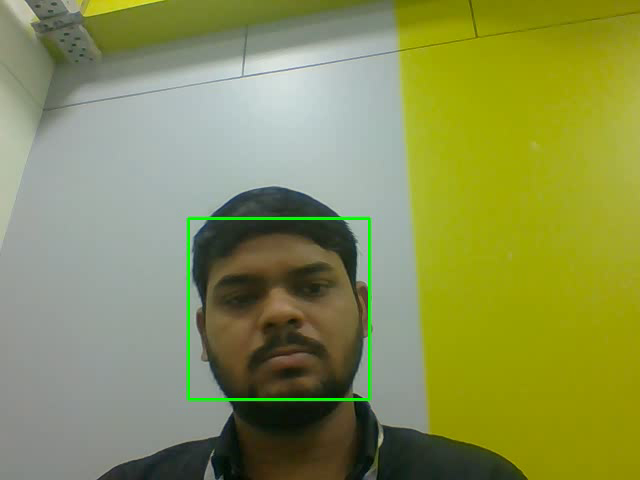
#> input picture frame 12 of 9.Deep_learning/cv/output_face.avi, 640 x 480 px, given in place of the camera
$ jupyter execute face_detection_Project.ipynb   (text cells are left out)
#> lines starting #> are read from the running program, lines starting #| are printed output that depends on the picture; after the words box and inside, x2 and y2 are one past the last pixel; in counts of white or black regions, pixels touching at a corner belong together
[cell 1]
import cv2
import time

# Load the Haar cascade for face detection
face_cascade = cv2.CascadeClassifier(cv2.data.haarcascades + 'haarcascade_frontalface_default.xml')

# Open the webcam (0 = default camera)
cap = cv2.VideoCapture(0)

# Check if camera opened successfully
if not cap.isOpened():
    print("Error: Could not open webcam.")
    exit()

# Define the codec and create VideoWriter object
frame_width = int(cap.get(3))
frame_height = int(cap.get(4))
out = cv2.VideoWriter('output_face.avi', cv2.VideoWriter_fourcc(*'XVID'), 60.0, (frame_width, frame_height))

start_time = time.time()
duration = 30  # seconds

print("Recording started...")

while True:
    ret, frame = cap.read()
#> frame is the input picture: shape (480, 640, 3); mean B, G, R 82.6, 144.8, 136.9
    if not ret:
        break

    # Convert to grayscale for face detection
    gray = cv2.cvtColor(frame, cv2.COLOR_BGR2GRAY)
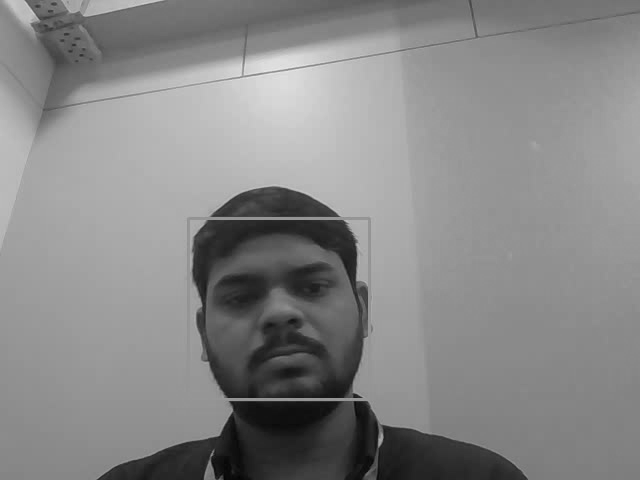
#> gray: shape (480, 640); min 3, max 234, mean 135.3

    # Detect faces
    faces = face_cascade.detectMultiScale(gray, scaleFactor=1.1, minNeighbors=5)
#> faces = [[188, 218, 183, 183]]

    # Draw rectangles around the faces
    for (x, y, w, h) in faces:
        cv2.rectangle(frame, (x, y), (x+w, y+h), (0, 255, 0), 2)
#> this loop made 1 pass
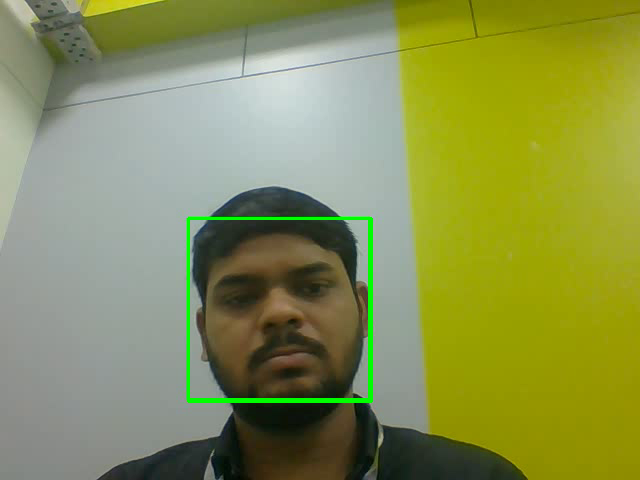
#> frame: shape (480, 640, 3); 0.63% of pixels changed, all inside (x1, y1, x2, y2) = (187, 217, 373, 403)

    # Display the resulting frame
    cv2.imshow('Face Detection', frame)

    # Write the frame to the video file
    out.write(frame)

    # Stop after 10 seconds
    if time.time() - start_time > duration:
        print("Recording finished.")
        break

    # Press 'q' to exit early
    if cv2.waitKey(1) & 0xFF == ord('q'):
#> (key q is pressed here)
        print("Recording stopped by user.")
        break

# Release everything
cap.release()
out.release()
cv2.destroyAllWindows()

[cell 2]
# Import necessary libraries
import cv2
import numpy as np
# Load the pre-trained Haar cascade classifier for face detection
face_cascade = cv2.CascadeClassifier(cv2.data.haarcascades + 'haarcascade_frontalface_default.xml')

# Start capturing video from the webcam
video_capture = cv2.VideoCapture(0)
if not video_capture.isOpened():
    print("Error accessing the camera")
    exit()
# Main loop to process each video frame
while True:
    # Capture frame-by-frame
    ret, frame = video_capture.read()
    if not ret:
        print("Error reading frame from webcam")
        break

    # Convert the captured frame to grayscale
    gray = cv2.cvtColor(frame, cv2.COLOR_BGR2GRAY)

    # Detect faces in the grayscale image
    faces = face_cascade.detectMultiScale(
        gray,
        scaleFactor=1.1,
        minNeighbors=5,
        minSize=(30, 30)
    )

    # Draw a rectangle around each detected face
    for (x, y, w, h) in faces:
        cv2.rectangle(frame, (x, y), (x+w, y+h), (255, 0, 0), 2)
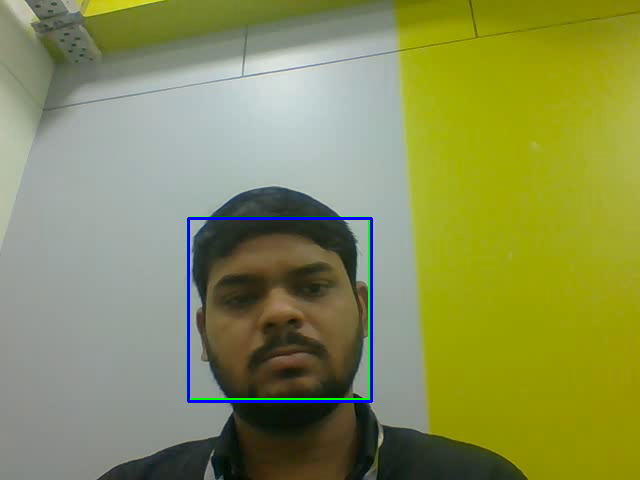
#> frame: shape (480, 640, 3); 0.71% of pixels changed, all inside (x1, y1, x2, y2) = (187, 217, 373, 403)
    # Display the resulting frame
    cv2.imshow('Face Detection', frame)
    # Break the loop if 'q' is pressed
    if cv2.waitKey(1) & 0xFF == ord('q'):
#> (key q is pressed here)
        break

# Release the video capture object and close all windows
video_capture.release()
cv2.destroyAllWindows()

$ run again, starting later in the video
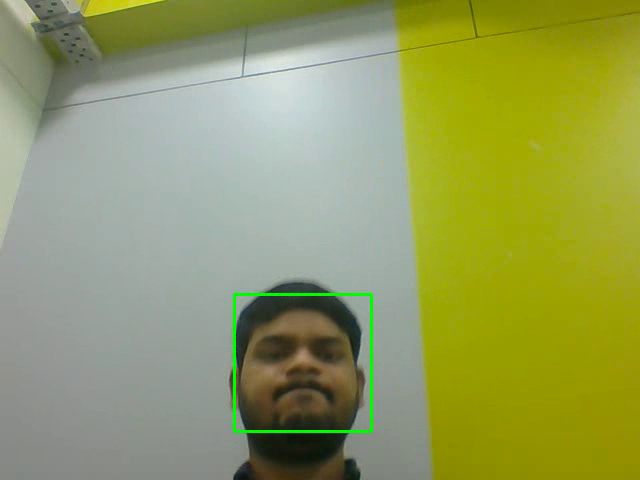
#> input picture frame 54 of 9.Deep_learning/cv/output_face.avi, 640 x 480 px, given in place of the camera
#> frame is the input picture: shape (480, 640, 3); mean B, G, R 94, 156.2, 147.7
#> faces = [[233, 293, 138, 138]]
#> the loop `for (x, y, w, h) in faces:` made 1 pass
#> after the loop `for (x, y, w, h) in faces:`:
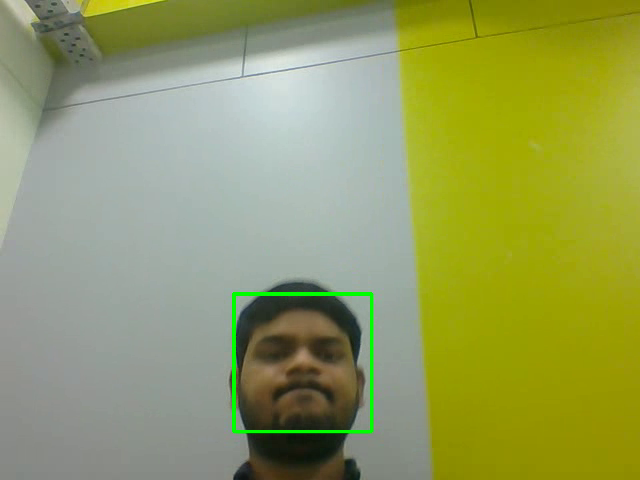
#> frame: shape (480, 640, 3); 0.52% of pixels changed, all inside (x1, y1, x2, y2) = (232, 292, 373, 433)
#> after the loop `for (x, y, w, h) in faces:`:
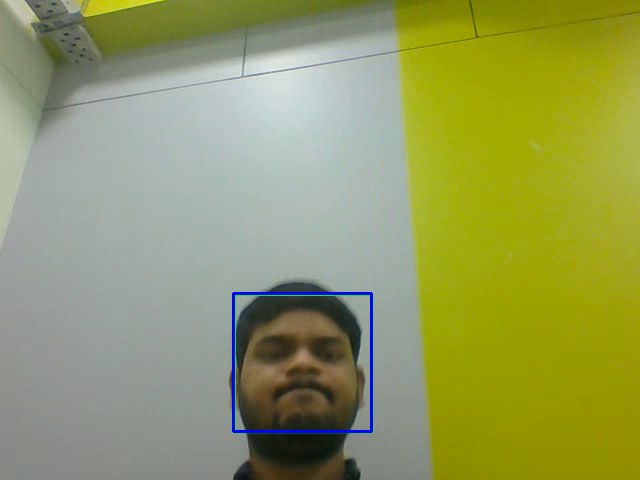
#> frame: shape (480, 640, 3); 0.54% of pixels changed, all inside (x1, y1, x2, y2) = (232, 292, 373, 433)

$ run again, starting later in the video
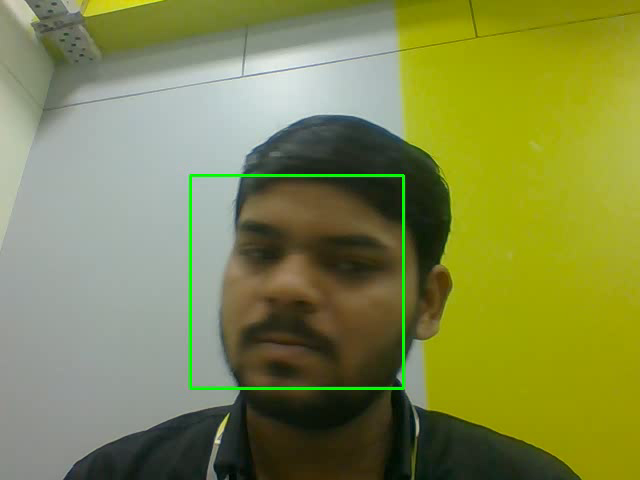
#> input picture frame 96 of 9.Deep_learning/cv/output_face.avi, 640 x 480 px, given in place of the camera
#> frame is the input picture: shape (480, 640, 3); mean B, G, R 74.5, 136.1, 129
#> faces = [[192, 179, 205, 205]]
#> the loop `for (x, y, w, h) in faces:` made 1 pass
#> after the loop `for (x, y, w, h) in faces:`:
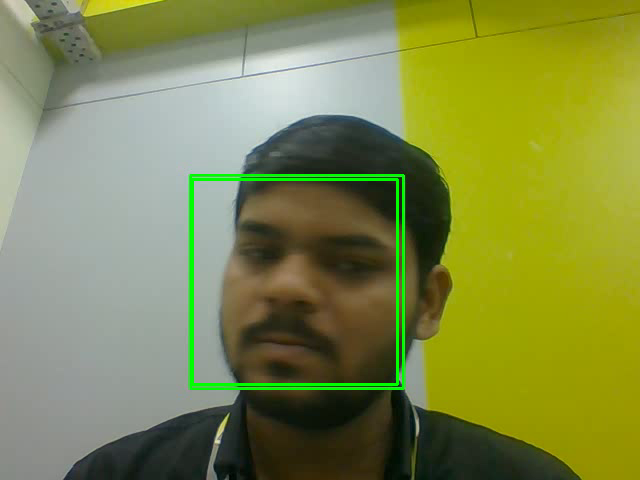
#> frame: shape (480, 640, 3); 0.78% of pixels changed, all inside (x1, y1, x2, y2) = (191, 178, 399, 386)
#> after the loop `for (x, y, w, h) in faces:`:
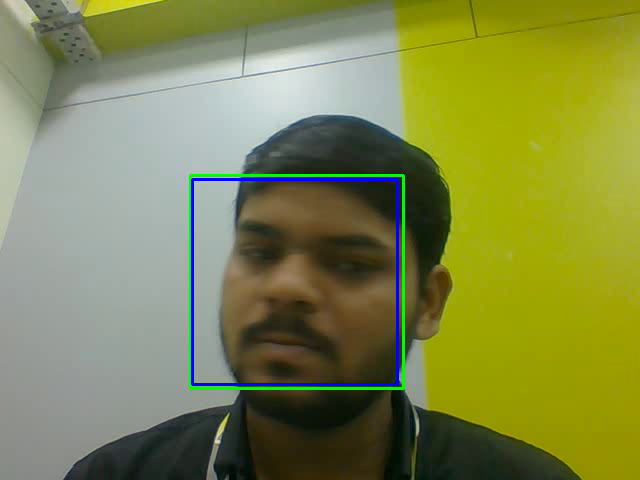
#> frame: shape (480, 640, 3); 0.8% of pixels changed, all inside (x1, y1, x2, y2) = (191, 178, 399, 386)
